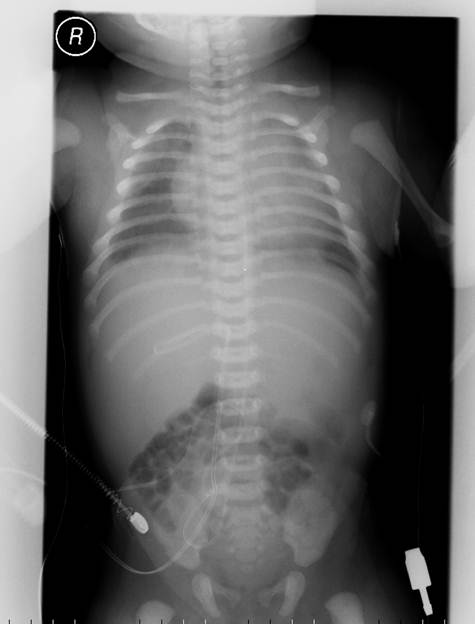
#> input picture test2.jpg, 475 x 624 px
$ python testskimage.py
#> lines starting #> are read from the running program, lines starting #| are printed output that depends on the picture
from skimage import io
from skimage import feature
import matplotlib.pyplot as plt

im = io.imread('test2.jpg')
#> im is the input picture: shape (624, 475); min 0, max 255, mean 103.4
edges1 = feature.canny(im, sigma = 0.05)
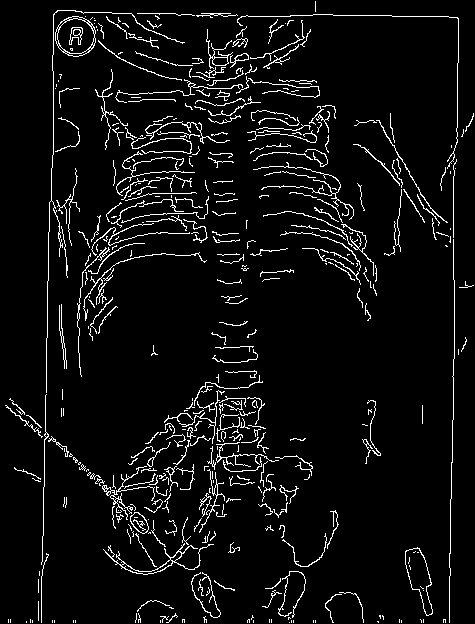
#> edges1: shape (624, 475) bool; 5.6% white in thin lines or dots
edges2 = feature.canny(im, sigma = 0.5)
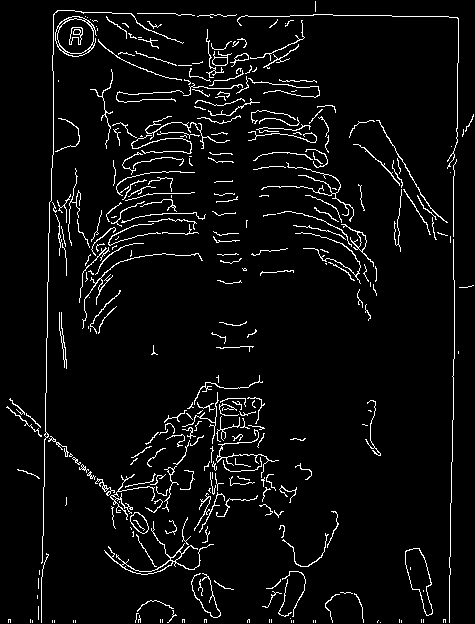
#> edges2: shape (624, 475) bool; 4.9% white in thin lines or dots
edges3 = feature.canny(im, sigma = 1.0)
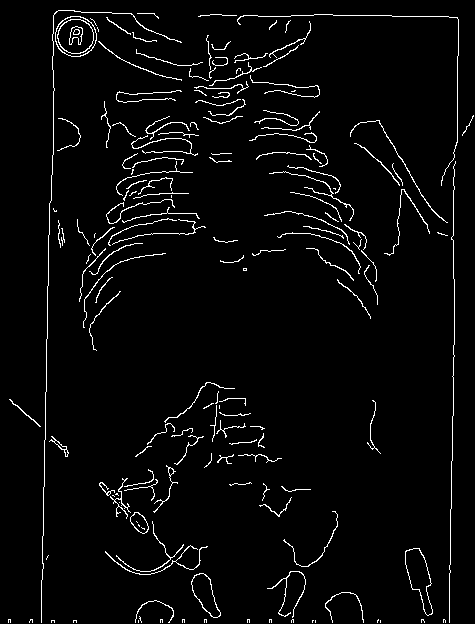
#> edges3: shape (624, 475) bool; 3.4% white in thin lines or dots
edges4 = feature.canny(im, sigma = 1.5)
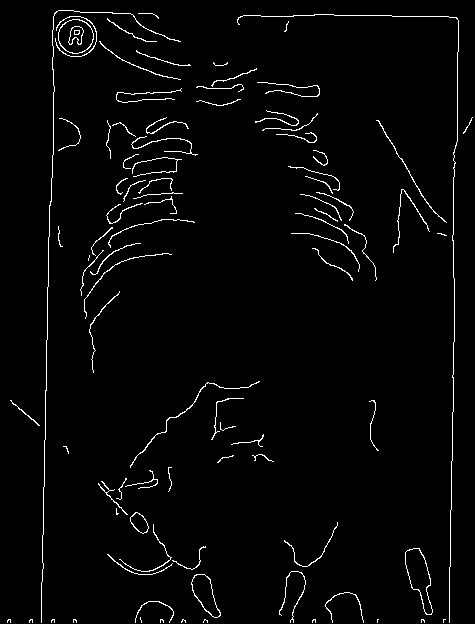
#> edges4: shape (624, 475) bool; 2.4% white in thin lines or dots

fig, ((ax1, ax2), (ax3, ax4)) = plt.subplots(nrows=2, ncols=2)

ax1.imshow(edges1, cmap=plt.cm.gray)
ax1.set_title('Canny filter, $\sigma=0.05$', fontsize=10)

ax2.imshow(edges2, cmap=plt.cm.gray)
ax2.set_title('Canny filter, $\sigma=0.5$', fontsize=10)

ax3.imshow(edges3, cmap=plt.cm.gray)
ax3.set_title('Canny filter, $\sigma=1.0$', fontsize=10)

ax4.imshow(edges4, cmap=plt.cm.gray)
ax4.set_title('Canny filter, $\sigma=1.5$', fontsize=10)


fig.tight_layout()

plt.show()
